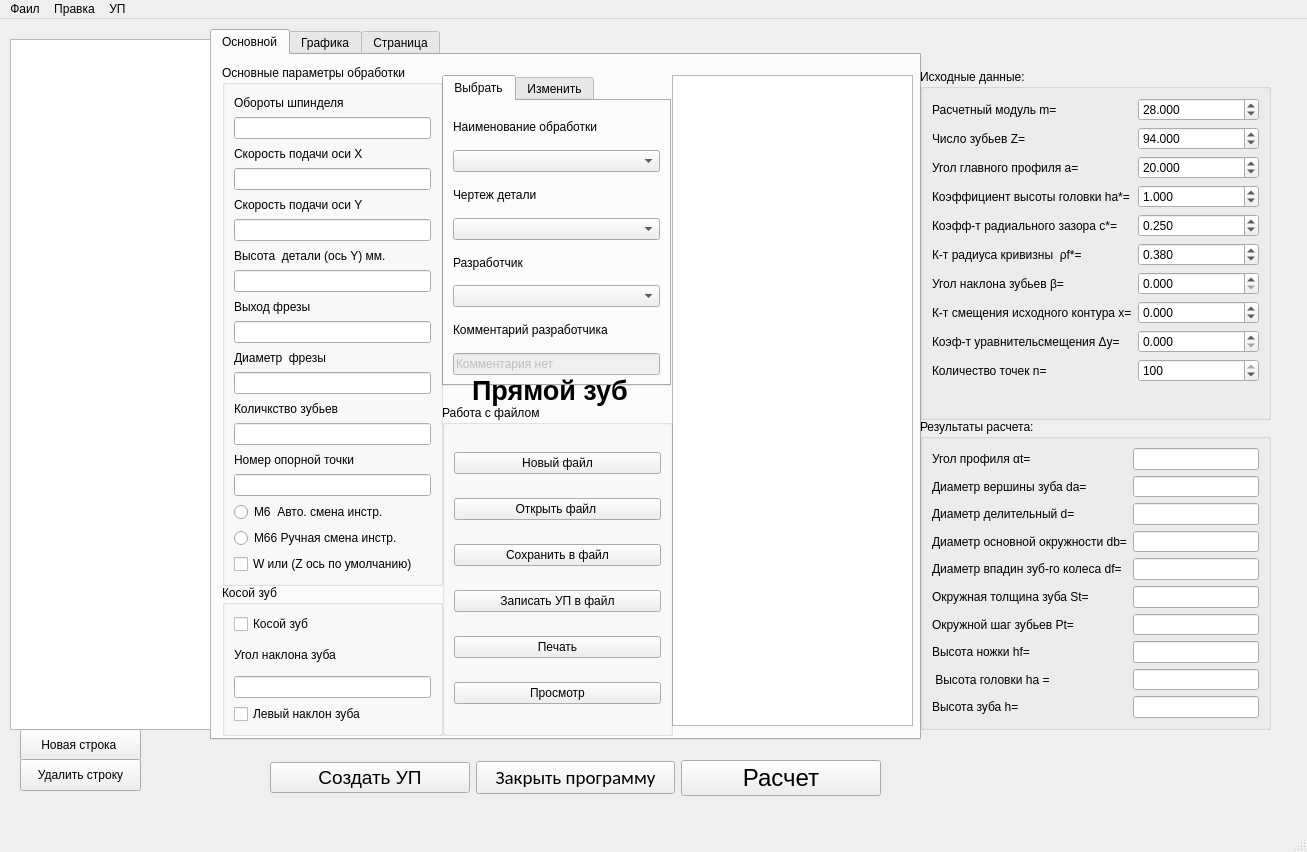
<?xml version="1.0" encoding="UTF-8"?>
<ui version="4.0">
 <class>MainWindow</class>
 <widget class="QMainWindow" name="MainWindow">
  <property name="geometry">
   <rect>
    <x>0</x>
    <y>0</y>
    <width>1307</width>
    <height>852</height>
   </rect>
  </property>
  <property name="windowTitle">
   <string>MainWindow</string>
  </property>
  <widget class="QWidget" name="centralwidget">
   <widget class="QTabWidget" name="tabWidget_2">
    <property name="geometry">
     <rect>
      <x>210</x>
      <y>10</y>
      <width>711</width>
      <height>711</height>
     </rect>
    </property>
    <property name="currentIndex">
     <number>0</number>
    </property>
    <widget class="QWidget" name="tab_3">
     <attribute name="title">
      <string>Основной</string>
     </attribute>
     <widget class="QTextEdit" name="textEdit">
      <property name="geometry">
       <rect>
        <x>460</x>
        <y>20</y>
        <width>241</width>
        <height>651</height>
       </rect>
      </property>
     </widget>
     <widget class="QLineEdit" name="lineEdit">
      <property name="enabled">
       <bool>true</bool>
      </property>
      <property name="geometry">
       <rect>
        <x>50</x>
        <y>990</y>
        <width>611</width>
        <height>21</height>
       </rect>
      </property>
      <property name="sizePolicy">
       <sizepolicy hsizetype="Expanding" vsizetype="Fixed">
        <horstretch>0</horstretch>
        <verstretch>0</verstretch>
       </sizepolicy>
      </property>
      <property name="font">
       <font>
        <pointsize>18</pointsize>
       </font>
      </property>
      <property name="mouseTracking">
       <bool>true</bool>
      </property>
      <property name="acceptDrops">
       <bool>true</bool>
      </property>
      <property name="frame">
       <bool>false</bool>
      </property>
     </widget>
     <widget class="QTabWidget" name="tabWidget">
      <property name="geometry">
       <rect>
        <x>230</x>
        <y>20</y>
        <width>229</width>
        <height>311</height>
       </rect>
      </property>
      <property name="currentIndex">
       <number>0</number>
      </property>
      <widget class="QWidget" name="tab">
       <attribute name="title">
        <string>Выбрать</string>
       </attribute>
       <layout class="QVBoxLayout" name="verticalLayout_5">
        <item>
         <widget class="QLabel" name="label_8">
          <property name="text">
           <string>Наименование обработки</string>
          </property>
         </widget>
        </item>
        <item>
         <widget class="QComboBox" name="comboBoxProcess"/>
        </item>
        <item>
         <widget class="QLabel" name="label_7">
          <property name="text">
           <string>Чертеж детали</string>
          </property>
         </widget>
        </item>
        <item>
         <widget class="QComboBox" name="comboBoxDrawing"/>
        </item>
        <item>
         <widget class="QLabel" name="label_14">
          <property name="text">
           <string>Разработчик</string>
          </property>
         </widget>
        </item>
        <item>
         <widget class="QComboBox" name="comboBoxUser"/>
        </item>
        <item>
         <widget class="QLabel" name="label_12">
          <property name="text">
           <string>Комментарий разработчика </string>
          </property>
         </widget>
        </item>
        <item>
         <widget class="QLineEdit" name="lineEditComent">
          <property name="enabled">
           <bool>false</bool>
          </property>
          <property name="text">
           <string>Комментария нет </string>
          </property>
         </widget>
        </item>
       </layout>
      </widget>
      <widget class="QWidget" name="tab_2">
       <attribute name="title">
        <string>Изменить</string>
       </attribute>
       <layout class="QVBoxLayout" name="verticalLayout_3">
        <item>
         <widget class="QLabel" name="label_15">
          <property name="text">
           <string>Наименование обработки</string>
          </property>
         </widget>
        </item>
        <item>
         <widget class="QTextEdit" name="textEditProcess"/>
        </item>
        <item>
         <widget class="QLabel" name="label_16">
          <property name="text">
           <string>Чертеж детали</string>
          </property>
         </widget>
        </item>
        <item>
         <widget class="QTextEdit" name="textEditDrawing"/>
        </item>
        <item>
         <widget class="QLabel" name="label_17">
          <property name="text">
           <string>Разработчик</string>
          </property>
         </widget>
        </item>
        <item>
         <widget class="QTextEdit" name="textEditUser"/>
        </item>
        <item>
         <widget class="QPushButton" name="Change_Button">
          <property name="text">
           <string>Изменить</string>
          </property>
         </widget>
        </item>
       </layout>
      </widget>
     </widget>
     <widget class="QLabel" name="labelKos">
      <property name="geometry">
       <rect>
        <x>260</x>
        <y>320</y>
        <width>181</width>
        <height>31</height>
       </rect>
      </property>
      <property name="font">
       <font>
        <pointsize>20</pointsize>
        <weight>75</weight>
        <bold>true</bold>
       </font>
      </property>
      <property name="text">
       <string>Прямой зуб</string>
      </property>
     </widget>
     <widget class="QGroupBox" name="groupBox_3">
      <property name="geometry">
       <rect>
        <x>230</x>
        <y>350</y>
        <width>231</width>
        <height>331</height>
       </rect>
      </property>
      <property name="title">
       <string>Работа с файлом</string>
      </property>
      <layout class="QVBoxLayout" name="verticalLayout_4">
       <item>
        <widget class="QPushButton" name="NewFile_Button">
         <property name="text">
          <string>Новый файл</string>
         </property>
        </widget>
       </item>
       <item>
        <widget class="QPushButton" name="Button_Open_File">
         <property name="text">
          <string>Открыть файл </string>
         </property>
        </widget>
       </item>
       <item>
        <widget class="QPushButton" name="WriteCsv_Button">
         <property name="text">
          <string>Сохранить в файл</string>
         </property>
        </widget>
       </item>
       <item>
        <widget class="QPushButton" name="WriteFile_CProg_Button">
         <property name="text">
          <string>Записать УП в файл</string>
         </property>
        </widget>
       </item>
       <item>
        <widget class="QPushButton" name="Print_Button">
         <property name="text">
          <string>Печать</string>
         </property>
        </widget>
       </item>
       <item>
        <widget class="QPushButton" name="Wi_print_Button">
         <property name="text">
          <string>Просмотр</string>
         </property>
        </widget>
       </item>
      </layout>
     </widget>
     <widget class="QGroupBox" name="groupBox_2">
      <property name="geometry">
       <rect>
        <x>10</x>
        <y>10</y>
        <width>221</width>
        <height>521</height>
       </rect>
      </property>
      <property name="font">
       <font>
        <stylestrategy>PreferAntialias</stylestrategy>
        <kerning>true</kerning>
       </font>
      </property>
      <property name="title">
       <string>Основные параметры обработки</string>
      </property>
      <layout class="QVBoxLayout" name="verticalLayout">
       <item>
        <widget class="QLabel" name="label">
         <property name="text">
          <string>Обороты шпинделя</string>
         </property>
        </widget>
       </item>
       <item>
        <widget class="QLineEdit" name="lineEditAxisS">
         <property name="inputMethodHints">
          <set>Qt::ImhDigitsOnly</set>
         </property>
        </widget>
       </item>
       <item>
        <widget class="QLabel" name="label_2">
         <property name="text">
          <string>Скорость подачи оси Х</string>
         </property>
        </widget>
       </item>
       <item>
        <widget class="QLineEdit" name="lineEditAxisX"/>
       </item>
       <item>
        <widget class="QLabel" name="label_3">
         <property name="text">
          <string>Скорость подачи оси Y</string>
         </property>
        </widget>
       </item>
       <item>
        <widget class="QLineEdit" name="lineEditAxisY"/>
       </item>
       <item>
        <widget class="QLabel" name="label_4">
         <property name="text">
          <string>Высота  детали (ось Y) мм.</string>
         </property>
        </widget>
       </item>
       <item>
        <widget class="QLineEdit" name="lineEditVisota"/>
       </item>
       <item>
        <widget class="QLabel" name="label_10">
         <property name="text">
          <string>Выход фрезы </string>
         </property>
        </widget>
       </item>
       <item>
        <widget class="QLineEdit" name="lineEditVilet"/>
       </item>
       <item>
        <widget class="QLabel" name="label_5">
         <property name="text">
          <string>Диаметр  фрезы</string>
         </property>
        </widget>
       </item>
       <item>
        <widget class="QLineEdit" name="lineEditDFreza"/>
       </item>
       <item>
        <widget class="QLabel" name="label_6">
         <property name="text">
          <string>Количкство зубьев</string>
         </property>
        </widget>
       </item>
       <item>
        <widget class="QLineEdit" name="lineEditKolZub"/>
       </item>
       <item>
        <widget class="QLabel" name="label_11">
         <property name="text">
          <string>Номер опорной точки</string>
         </property>
        </widget>
       </item>
       <item>
        <widget class="QLineEdit" name="lineEditOra">
         <property name="inputMethodHints">
          <set>Qt::ImhNone</set>
         </property>
         <property name="text">
          <string/>
         </property>
         <property name="frame">
          <bool>true</bool>
         </property>
        </widget>
       </item>
       <item>
        <widget class="QRadioButton" name="radioButtonM6">
         <property name="text">
          <string>M6  Авто. смена инстр.</string>
         </property>
        </widget>
       </item>
       <item>
        <widget class="QRadioButton" name="radioButtonM66">
         <property name="text">
          <string>M66 Ручная смена инстр.</string>
         </property>
        </widget>
       </item>
       <item>
        <widget class="QCheckBox" name="checkBoxWZ">
         <property name="text">
          <string>W или (Z ось по умолчанию)</string>
         </property>
        </widget>
       </item>
      </layout>
     </widget>
     <widget class="QGroupBox" name="groupBox_4">
      <property name="geometry">
       <rect>
        <x>10</x>
        <y>530</y>
        <width>221</width>
        <height>151</height>
       </rect>
      </property>
      <property name="title">
       <string>Косой зуб</string>
      </property>
      <layout class="QVBoxLayout" name="verticalLayout_2">
       <item>
        <widget class="QCheckBox" name="checkBoxKoc">
         <property name="enabled">
          <bool>true</bool>
         </property>
         <property name="text">
          <string>Косой зуб</string>
         </property>
        </widget>
       </item>
       <item>
        <widget class="QLabel" name="label_9">
         <property name="text">
          <string>Угол наклона зуба</string>
         </property>
        </widget>
       </item>
       <item>
        <widget class="QLineEdit" name="lineEditUgol"/>
       </item>
       <item>
        <widget class="QCheckBox" name="checkBoxKosLev">
         <property name="enabled">
          <bool>true</bool>
         </property>
         <property name="text">
          <string>Левый наклон зуба</string>
         </property>
        </widget>
       </item>
      </layout>
     </widget>
    </widget>
    <widget class="QWidget" name="tab_4">
     <attribute name="title">
      <string>Графика</string>
     </attribute>
     <widget class="PlotWidget" name="graphWidget" native="true">
      <property name="geometry">
       <rect>
        <x>10</x>
        <y>20</y>
        <width>671</width>
        <height>631</height>
       </rect>
      </property>
      <property name="mouseTracking">
       <bool>false</bool>
      </property>
      <property name="tabletTracking">
       <bool>false</bool>
      </property>
      <property name="acceptDrops">
       <bool>false</bool>
      </property>
     </widget>
     <widget class="QLabel" name="label_13">
      <property name="geometry">
       <rect>
        <x>220</x>
        <y>0</y>
        <width>271</width>
        <height>20</height>
       </rect>
      </property>
      <property name="font">
       <font>
        <pointsize>18</pointsize>
       </font>
      </property>
      <property name="text">
       <string>Профиль марианской впадины</string>
      </property>
     </widget>
     <widget class="QCheckBox" name="checkBoxZub">
      <property name="geometry">
       <rect>
        <x>400</x>
        <y>660</y>
        <width>86</width>
        <height>20</height>
       </rect>
      </property>
      <property name="text">
       <string>Зуб</string>
      </property>
     </widget>
     <widget class="QCheckBox" name="checkBoxVpadina">
      <property name="geometry">
       <rect>
        <x>450</x>
        <y>660</y>
        <width>86</width>
        <height>20</height>
       </rect>
      </property>
      <property name="text">
       <string>Впадину</string>
      </property>
     </widget>
     <widget class="QLabel" name="label_38">
      <property name="geometry">
       <rect>
        <x>330</x>
        <y>660</y>
        <width>61</width>
        <height>20</height>
       </rect>
      </property>
      <property name="text">
       <string>Показать:</string>
      </property>
     </widget>
     <widget class="QCheckBox" name="checkBoxEvolvent">
      <property name="geometry">
       <rect>
        <x>530</x>
        <y>660</y>
        <width>101</width>
        <height>20</height>
       </rect>
      </property>
      <property name="text">
       <string>Эволвенту</string>
      </property>
     </widget>
    </widget>
    <widget class="QWidget" name="tab_6">
     <attribute name="title">
      <string>Страница</string>
     </attribute>
     <widget class="QLabel" name="label_40">
      <property name="geometry">
       <rect>
        <x>150</x>
        <y>10</y>
        <width>381</width>
        <height>20</height>
       </rect>
      </property>
      <property name="font">
       <font>
        <pointsize>20</pointsize>
       </font>
      </property>
      <property name="text">
       <string>Шаг зацепления зубчатого колеса это</string>
      </property>
     </widget>
     <widget class="QLineEdit" name="lineEdit_2">
      <property name="geometry">
       <rect>
        <x>130</x>
        <y>40</y>
        <width>381</width>
        <height>21</height>
       </rect>
      </property>
      <property name="text">
       <string>https://morflot.su/shag-zaceplenija-zubchatogo-kolesa-jeto/</string>
      </property>
     </widget>
     <widget class="QTextEdit" name="textEdit_toch">
      <property name="geometry">
       <rect>
        <x>10</x>
        <y>80</y>
        <width>131</width>
        <height>601</height>
       </rect>
      </property>
     </widget>
    </widget>
   </widget>
   <widget class="QTableView" name="tableView">
    <property name="geometry">
     <rect>
      <x>10</x>
      <y>20</y>
      <width>201</width>
      <height>691</height>
     </rect>
    </property>
    <property name="sizePolicy">
     <sizepolicy hsizetype="Expanding" vsizetype="Expanding">
      <horstretch>0</horstretch>
      <verstretch>0</verstretch>
     </sizepolicy>
    </property>
    <property name="font">
     <font>
      <family>Arial</family>
      <pointsize>14</pointsize>
      <kerning>false</kerning>
     </font>
    </property>
    <property name="accessibleName">
     <string/>
    </property>
    <property name="lineWidth">
     <number>2</number>
    </property>
    <property name="gridStyle">
     <enum>Qt::CustomDashLine</enum>
    </property>
    <property name="sortingEnabled">
     <bool>true</bool>
    </property>
    <attribute name="horizontalHeaderCascadingSectionResizes">
     <bool>true</bool>
    </attribute>
   </widget>
   <widget class="QPushButton" name="Add_Row_Button">
    <property name="geometry">
     <rect>
      <x>20</x>
      <y>710</y>
      <width>121</width>
      <height>32</height>
     </rect>
    </property>
    <property name="text">
     <string>Новая строка </string>
    </property>
   </widget>
   <widget class="QPushButton" name="Remove_Row_Button">
    <property name="geometry">
     <rect>
      <x>20</x>
      <y>740</y>
      <width>121</width>
      <height>32</height>
     </rect>
    </property>
    <property name="text">
     <string>Удалить строку</string>
    </property>
   </widget>
   <widget class="QGroupBox" name="groupBox">
    <property name="geometry">
     <rect>
      <x>920</x>
      <y>50</y>
      <width>351</width>
      <height>351</height>
     </rect>
    </property>
    <property name="title">
     <string>Исходные данные:</string>
    </property>
    <layout class="QFormLayout" name="formLayout">
     <item row="1" column="0">
      <widget class="QLabel" name="label_20">
       <property name="text">
        <string>Расчетный модуль m=</string>
       </property>
      </widget>
     </item>
     <item row="1" column="1">
      <widget class="QDoubleSpinBox" name="doubleSpinBox_m">
       <property name="decimals">
        <number>3</number>
       </property>
       <property name="value">
        <double>28.000000000000000</double>
       </property>
      </widget>
     </item>
     <item row="2" column="1">
      <widget class="QDoubleSpinBox" name="doubleSpinBox_Z">
       <property name="decimals">
        <number>3</number>
       </property>
       <property name="minimum">
        <double>5.000000000000000</double>
       </property>
       <property name="maximum">
        <double>500.990000000000009</double>
       </property>
       <property name="value">
        <double>94.000000000000000</double>
       </property>
      </widget>
     </item>
     <item row="2" column="0">
      <widget class="QLabel" name="label_19">
       <property name="text">
        <string>Число зубьев Z=</string>
       </property>
      </widget>
     </item>
     <item row="3" column="1">
      <widget class="QDoubleSpinBox" name="doubleSpinBox_a">
       <property name="decimals">
        <number>3</number>
       </property>
       <property name="value">
        <double>20.000000000000000</double>
       </property>
      </widget>
     </item>
     <item row="3" column="0">
      <widget class="QLabel" name="label_29">
       <property name="text">
        <string>Угол главного профиля а=</string>
       </property>
      </widget>
     </item>
     <item row="4" column="1">
      <widget class="QDoubleSpinBox" name="doubleSpinBox_ha">
       <property name="decimals">
        <number>3</number>
       </property>
       <property name="value">
        <double>1.000000000000000</double>
       </property>
      </widget>
     </item>
     <item row="4" column="0">
      <widget class="QLabel" name="label_30">
       <property name="text">
        <string>Коэффициент высоты головки ha*=</string>
       </property>
      </widget>
     </item>
     <item row="5" column="0">
      <widget class="QLabel" name="label_31">
       <property name="text">
        <string>Коэфф-т радиального зазора c*=</string>
       </property>
      </widget>
     </item>
     <item row="5" column="1">
      <widget class="QDoubleSpinBox" name="doubleSpinBox_c">
       <property name="decimals">
        <number>3</number>
       </property>
       <property name="value">
        <double>0.250000000000000</double>
       </property>
      </widget>
     </item>
     <item row="6" column="0">
      <widget class="QLabel" name="label_32">
       <property name="text">
        <string>К-т радиуса кривизны  ρf*=</string>
       </property>
      </widget>
     </item>
     <item row="6" column="1">
      <widget class="QDoubleSpinBox" name="doubleSpinBox_pf">
       <property name="decimals">
        <number>3</number>
       </property>
       <property name="value">
        <double>0.380000000000000</double>
       </property>
      </widget>
     </item>
     <item row="7" column="0">
      <widget class="QLabel" name="label_33">
       <property name="text">
        <string>Угол наклона зубьев β=</string>
       </property>
      </widget>
     </item>
     <item row="7" column="1">
      <widget class="QDoubleSpinBox" name="doubleSpinBox_b">
       <property name="decimals">
        <number>3</number>
       </property>
       <property name="value">
        <double>0.000000000000000</double>
       </property>
      </widget>
     </item>
     <item row="8" column="0">
      <widget class="QLabel" name="label_34">
       <property name="text">
        <string>К-т смещения исходного контура x=</string>
       </property>
      </widget>
     </item>
     <item row="8" column="1">
      <widget class="QDoubleSpinBox" name="doubleSpinBox_x">
       <property name="decimals">
        <number>3</number>
       </property>
       <property name="minimum">
        <double>-10.000000000000000</double>
       </property>
       <property name="value">
        <double>0.000000000000000</double>
       </property>
      </widget>
     </item>
     <item row="9" column="0">
      <widget class="QLabel" name="label_35">
       <property name="text">
        <string>Коэф-т уравнительсмещения Δy=</string>
       </property>
      </widget>
     </item>
     <item row="9" column="1">
      <widget class="QDoubleSpinBox" name="doubleSpinBox_y">
       <property name="decimals">
        <number>3</number>
       </property>
       <property name="value">
        <double>0.000000000000000</double>
       </property>
      </widget>
     </item>
     <item row="10" column="0">
      <widget class="QLabel" name="label_39">
       <property name="text">
        <string>Количество точек n=</string>
       </property>
      </widget>
     </item>
     <item row="10" column="1">
      <widget class="QDoubleSpinBox" name="doubleSpinBox_n">
       <property name="decimals">
        <number>0</number>
       </property>
       <property name="minimum">
        <double>10.000000000000000</double>
       </property>
       <property name="value">
        <double>100.000000000000000</double>
       </property>
      </widget>
     </item>
    </layout>
   </widget>
   <widget class="QGroupBox" name="groupBox_5">
    <property name="geometry">
     <rect>
      <x>920</x>
      <y>400</y>
      <width>351</width>
      <height>311</height>
     </rect>
    </property>
    <property name="title">
     <string>Результаты расчета:</string>
    </property>
    <layout class="QFormLayout" name="formLayout_2">
     <item row="0" column="0">
      <widget class="QLabel" name="label_36">
       <property name="text">
        <string>Угол профиля αt= </string>
       </property>
      </widget>
     </item>
     <item row="0" column="1">
      <widget class="QLineEdit" name="lineEdit_at"/>
     </item>
     <item row="1" column="0">
      <widget class="QLabel" name="label_25">
       <property name="text">
        <string>Диаметр вершины зуба da=</string>
       </property>
      </widget>
     </item>
     <item row="1" column="1">
      <widget class="QLineEdit" name="lineEdit_da"/>
     </item>
     <item row="2" column="0">
      <widget class="QLabel" name="label_21">
       <property name="text">
        <string>Диаметр делительный d=</string>
       </property>
      </widget>
     </item>
     <item row="2" column="1">
      <widget class="QLineEdit" name="lineEdit_d"/>
     </item>
     <item row="3" column="0">
      <widget class="QLabel" name="label_37">
       <property name="text">
        <string>Диаметр основной окружности db=</string>
       </property>
      </widget>
     </item>
     <item row="3" column="1">
      <widget class="QLineEdit" name="lineEdit_db"/>
     </item>
     <item row="4" column="0">
      <widget class="QLabel" name="label_26">
       <property name="text">
        <string>Диаметр впадин зуб-го колеса df=</string>
       </property>
      </widget>
     </item>
     <item row="4" column="1">
      <widget class="QLineEdit" name="lineEdit_df"/>
     </item>
     <item row="5" column="0">
      <widget class="QLabel" name="label_28">
       <property name="text">
        <string>Окружная толщина зуба St=</string>
       </property>
      </widget>
     </item>
     <item row="5" column="1">
      <widget class="QLineEdit" name="lineEdit_St"/>
     </item>
     <item row="6" column="0">
      <widget class="QLabel" name="label_27">
       <property name="text">
        <string>Окружной шаг зубьев Pt=</string>
       </property>
      </widget>
     </item>
     <item row="6" column="1">
      <widget class="QLineEdit" name="lineEdit_Pt"/>
     </item>
     <item row="7" column="0">
      <widget class="QLabel" name="label_24">
       <property name="text">
        <string>Высота ножки hf=</string>
       </property>
      </widget>
     </item>
     <item row="7" column="1">
      <widget class="QLineEdit" name="lineEdit_hf"/>
     </item>
     <item row="8" column="0">
      <widget class="QLabel" name="label_23">
       <property name="text">
        <string> Высота головки ha =</string>
       </property>
      </widget>
     </item>
     <item row="8" column="1">
      <widget class="QLineEdit" name="lineEdit_ha"/>
     </item>
     <item row="9" column="0">
      <widget class="QLabel" name="label_22">
       <property name="text">
        <string>Высота зуба h=</string>
       </property>
      </widget>
     </item>
     <item row="9" column="1">
      <widget class="QLineEdit" name="lineEdit_h"/>
     </item>
    </layout>
   </widget>
   <widget class="QWidget" name="layoutWidget">
    <property name="geometry">
     <rect>
      <x>270</x>
      <y>740</y>
      <width>611</width>
      <height>38</height>
     </rect>
    </property>
    <layout class="QHBoxLayout" name="horizontalLayout">
     <item>
      <widget class="QPushButton" name="GenerateProgramButon">
       <property name="font">
        <font>
         <pointsize>14</pointsize>
        </font>
       </property>
       <property name="text">
        <string>Создать УП</string>
       </property>
      </widget>
     </item>
     <item>
      <widget class="QPushButton" name="pushButton_5">
       <property name="font">
        <font>
         <family>Calibri</family>
         <pointsize>14</pointsize>
        </font>
       </property>
       <property name="text">
        <string>Закрыть программу</string>
       </property>
      </widget>
     </item>
     <item>
      <widget class="QPushButton" name="Build_evolvent_Button">
       <property name="font">
        <font>
         <pointsize>18</pointsize>
        </font>
       </property>
       <property name="text">
        <string>Расчет</string>
       </property>
      </widget>
     </item>
    </layout>
   </widget>
  </widget>
  <widget class="QMenuBar" name="menubar">
   <property name="geometry">
    <rect>
     <x>0</x>
     <y>0</y>
     <width>1307</width>
     <height>22</height>
    </rect>
   </property>
   <widget class="QMenu" name="menu">
    <property name="title">
     <string>Фаил</string>
    </property>
    <addaction name="action"/>
    <addaction name="action_2"/>
    <addaction name="action_3"/>
    <addaction name="action_4"/>
    <addaction name="action_7"/>
   </widget>
   <widget class="QMenu" name="menu_2">
    <property name="title">
     <string>Правка</string>
    </property>
    <addaction name="action_5"/>
    <addaction name="action_6"/>
   </widget>
   <widget class="QMenu" name="menu_3">
    <property name="title">
     <string>УП</string>
    </property>
    <addaction name="action_8"/>
   </widget>
   <addaction name="menu"/>
   <addaction name="menu_2"/>
   <addaction name="menu_3"/>
  </widget>
  <widget class="QStatusBar" name="statusbar"/>
  <action name="action">
   <property name="text">
    <string>Новый файл</string>
   </property>
  </action>
  <action name="action_2">
   <property name="text">
    <string>Открыть файл</string>
   </property>
  </action>
  <action name="action_3">
   <property name="text">
    <string>Сохранить фаил</string>
   </property>
  </action>
  <action name="action_4">
   <property name="text">
    <string>Предварительный просмотр</string>
   </property>
  </action>
  <action name="action_5">
   <property name="text">
    <string>Новая строка</string>
   </property>
  </action>
  <action name="action_6">
   <property name="text">
    <string>Удалить строку</string>
   </property>
  </action>
  <action name="action_7">
   <property name="text">
    <string>Закрыть</string>
   </property>
  </action>
  <action name="action_8">
   <property name="text">
    <string>Создать УП</string>
   </property>
  </action>
 </widget>
 <customwidgets>
  <customwidget>
   <class>PlotWidget</class>
   <extends>QWidget</extends>
   <header location="global">pyqtgraph</header>
   <container>1</container>
  </customwidget>
 </customwidgets>
 <resources/>
 <connections>
  <connection>
   <sender>pushButton_5</sender>
   <signal>clicked()</signal>
   <receiver>MainWindow</receiver>
   <slot>close()</slot>
   <hints>
    <hint type="sourcelabel">
     <x>673</x>
     <y>718</y>
    </hint>
    <hint type="destinationlabel">
     <x>577</x>
     <y>356</y>
    </hint>
   </hints>
  </connection>
 </connections>
</ui>
